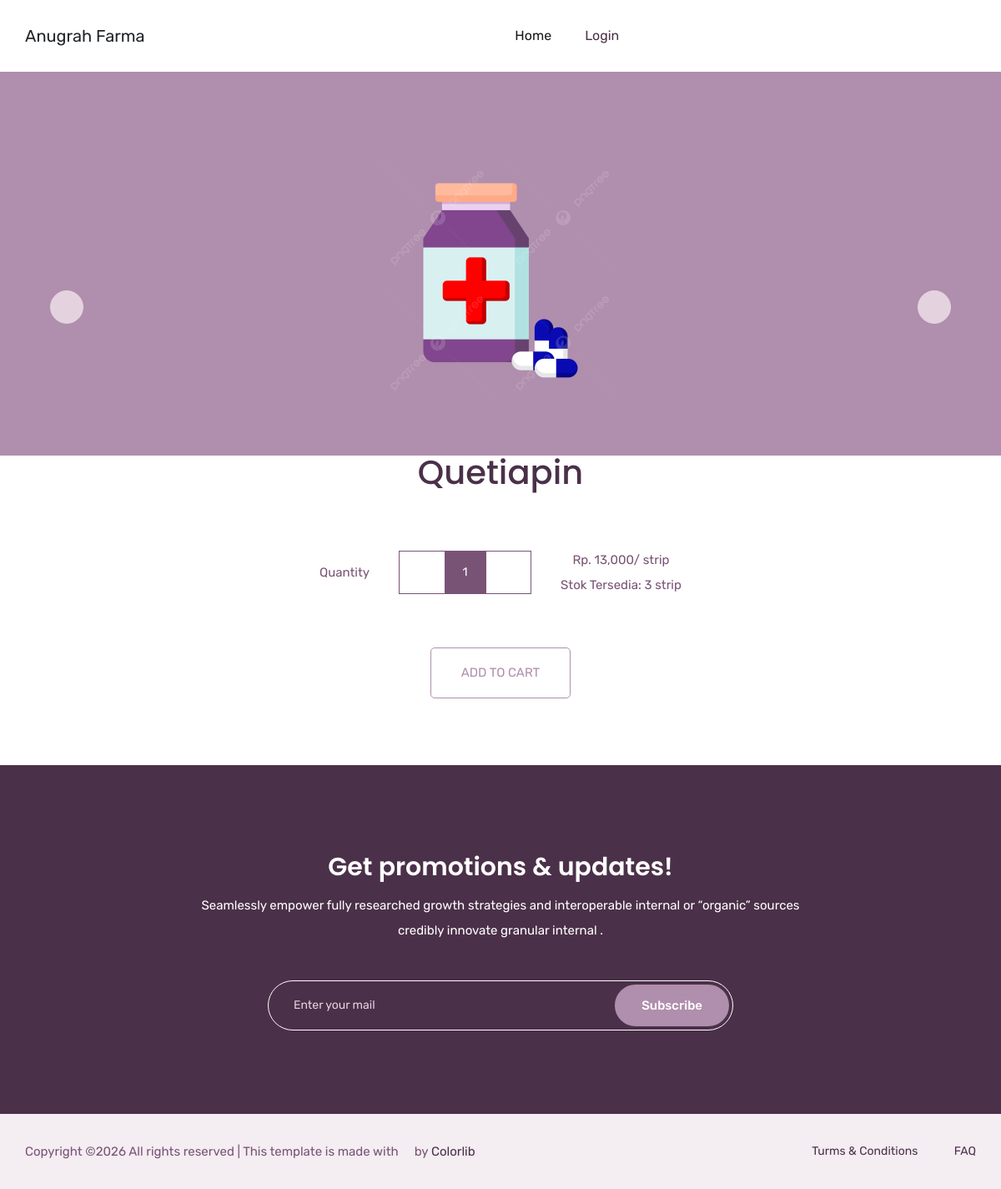
The page /Pelanggan/cProduk/detail_produk/1 on the database as committed earlier.
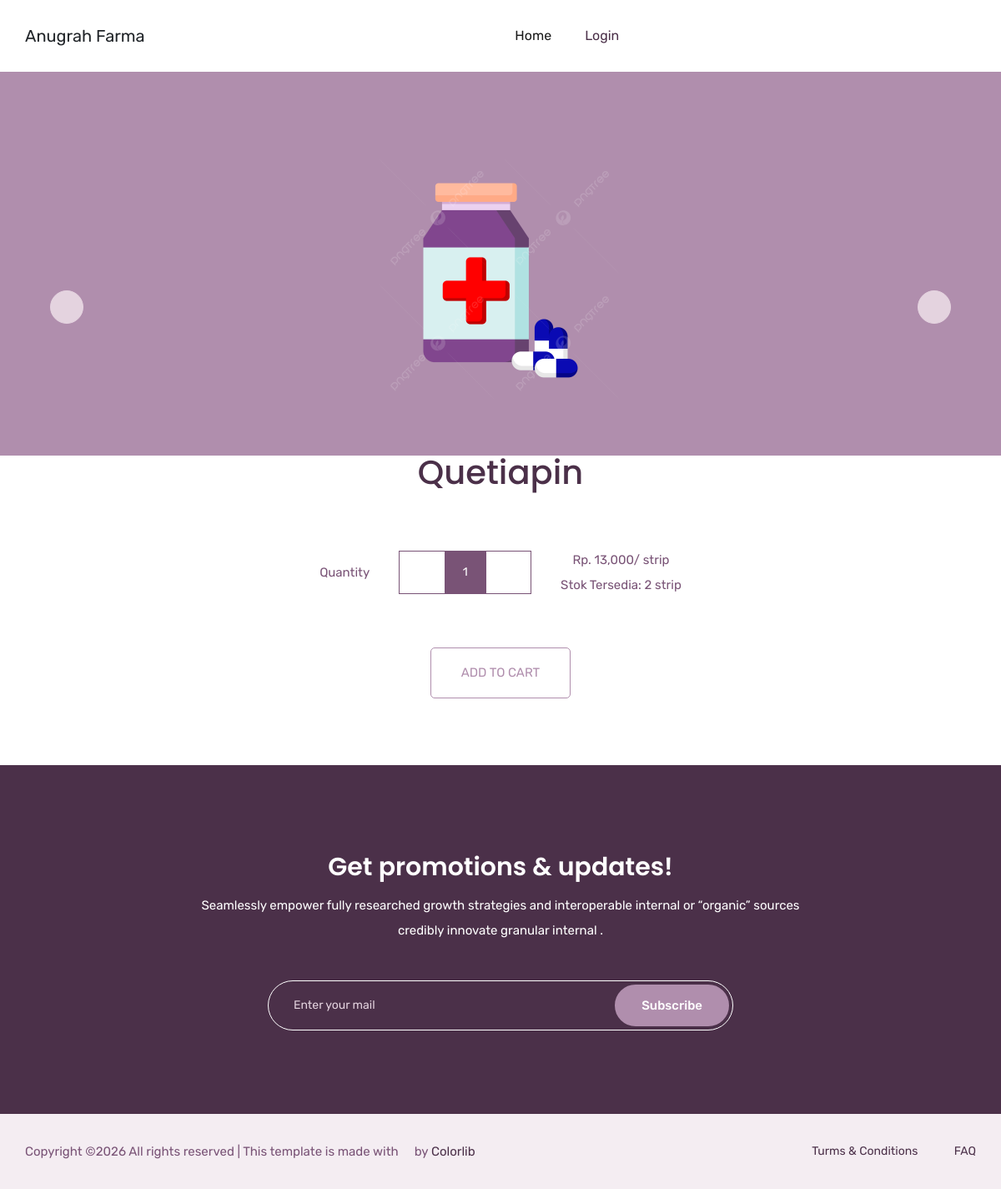
The same page on the database as committed later.
### tables this page shows
CREATE TABLE `obat` (
  `id_obat` int(11) NOT NULL,
  `id_supplier` int(11) NOT NULL,
  `nama_obat` varchar(125) NOT NULL,
  `keterangan` varchar(20) NOT NULL,
  `harga` varchar(15) NOT NULL,
  `harga_perbox` int(11) NOT NULL,
  `stok` int(11) NOT NULL,
  `sat_supplier` int(11) NOT NULL,
  `rop` int(11) NOT NULL,
  `lead_time` int(11) NOT NULL,
  `gambar` text NOT NULL
);

### application/controllers/Pelanggan/cProduk.php (called while the page is built, shortened)
<?php
class cProduk extends CI_Controller
{
	public function __construct()
	{
		$this->load->model('mObat');
	}
	public function detail_produk($id_produk)
	{
		$data = array(
			'obat' => $this->mObat->detail($id_produk)
		);
		$this->load->view('Pelanggan/Layout/header');
		$this->load->view('Pelanggan/vDetailProduk', $data);
		$this->load->view('Pelanggan/Layout/footer');
	}
}

### index.php (called while the page is built, shortened)
<?php
require_once BASEPATH.'core/CodeIgniter.php';

### application/models/mObat.php (called while the page is built, shortened)
<?php
class mObat extends CI_Model
{
	public function detail($id_obat)
	{
		$this->db->select('*');
		$this->db->from('obat');
		$this->db->where('id_obat', $id_obat);
		return $this->db->get()->row();
	}
}

### application/views/Pelanggan/vDetailProduk.php (the view, shortened to what this page needs)
<div class="product_image_area">
	<div class="container">
		<div class="row justify-content-center">
			<div class="col-lg-12">
				<div>
					<div class="product_img_slide owl-carousel">
						<div class="single_product_img">
							<img src="<?= base_url('asset/gambar/' . $obat->gambar) ?>" alt="#" class="img-fluid">
						</div>
					</div>
				</div>
			</div>
			<div class="col-lg-8">
				<div class="single_product_text text-center">
					<h3><?= $obat->nama_obat ?></h3>
					<div class="card_area">
						<form action="<?= base_url('Pelanggan/cCart/add_cart/' . $obat->id_obat) ?>" method="POST">
							<div class="product_count_area">
								<p>Quantity</p>
								<div class="product_count d-inline-block">
									<span class="product_count_item inumber-decrement"> <i class="ti-minus"></i></span>
									<input class="product_count_item input-number" type="text" name="qty" value="1" min="0" max="<?= $obat->stok ?>">
									<span class="product_count_item number-increment"> <i class="ti-plus"></i></span>
								</div>
								<p>Rp. <?= number_format($obat->harga) ?>/ <?= $obat->keterangan ?> <br> Stok Tersedia: <?= $obat->stok ?> <?= $obat->keterangan ?></p>
							</div>
							<div class="add_to_cart">
								<button type="submit" class="btn_3">add to cart</button>
							</div>
						</form>
					</div>
				</div>
			</div>
		</div>
	</div>
</div>
<section class="subscribe_part section_padding">
	<div class="container">
		<div class="row justify-content-center">
			<div class="col-lg-8">
				<div class="subscribe_part_content">
					<h2>Get promotions & updates!</h2>
					<p>Seamlessly empower fully researched growth strategies and interoperable internal or “organic” sources credibly innovate granular internal .</p>
					<div class="subscribe_form">
						<input type="email" placeholder="Enter your mail">
						<a href="#" class="btn_1">Subscribe</a>
					</div>
				</div>
			</div>
		</div>
	</div>
</section>

Rows that differ between the two databases and show on the page:
changed obat "Quetiapin": stok "3" → "2"
